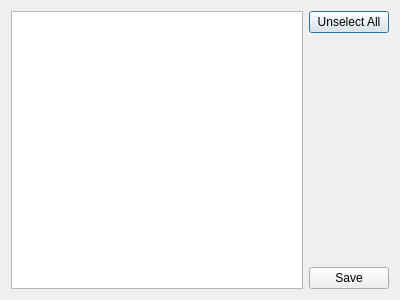
<?xml version="1.0" encoding="UTF-8"?>
<ui version="4.0">
 <class>TagSelectionDialog</class>
 <widget class="QDialog" name="TagSelectionDialog">
  <property name="geometry">
   <rect>
    <x>0</x>
    <y>0</y>
    <width>400</width>
    <height>300</height>
   </rect>
  </property>
  <property name="windowTitle">
   <string>Tag Selector</string>
  </property>
  <layout class="QVBoxLayout" name="verticalLayout_2">
   <item>
    <layout class="QHBoxLayout" name="horizontalLayout">
     <item>
      <widget class="QListView" name="listView"/>
     </item>
     <item>
      <layout class="QVBoxLayout" name="verticalLayout">
       <item>
        <widget class="QPushButton" name="unselectAllButton">
         <property name="styleSheet">
          <string notr="true"/>
         </property>
         <property name="text">
          <string>Unselect All</string>
         </property>
        </widget>
       </item>
       <item>
        <spacer name="verticalSpacer">
         <property name="orientation">
          <enum>Qt::Vertical</enum>
         </property>
         <property name="sizeHint" stdset="0">
          <size>
           <width>20</width>
           <height>40</height>
          </size>
         </property>
        </spacer>
       </item>
       <item>
        <widget class="QPushButton" name="saveButton">
         <property name="text">
          <string>Save</string>
         </property>
        </widget>
       </item>
      </layout>
     </item>
    </layout>
   </item>
  </layout>
 </widget>
 <resources/>
 <connections/>
</ui>
